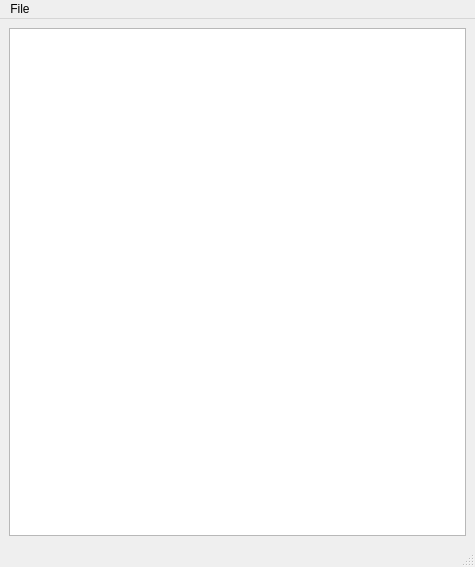
<ui version="4.0" >
 <author></author>
 <comment></comment>
 <exportmacro></exportmacro>
 <class>HelpWindow</class>
 <widget class="QMainWindow" name="HelpWindow" >
  <property name="geometry" >
   <rect>
    <x>0</x>
    <y>0</y>
    <width>475</width>
    <height>567</height>
   </rect>
  </property>
  <property name="windowTitle" >
   <string>MainWindow</string>
  </property>
  <widget class="QWidget" name="centralwidget" >
   <layout class="QHBoxLayout" >
    <property name="margin" >
     <number>9</number>
    </property>
    <property name="spacing" >
     <number>6</number>
    </property>
    <item>
     <widget class="QTextEdit" name="helpText" />
    </item>
   </layout>
  </widget>
  <widget class="QMenuBar" name="menubar" >
   <property name="geometry" >
    <rect>
     <x>0</x>
     <y>0</y>
     <width>475</width>
     <height>26</height>
    </rect>
   </property>
   <widget class="QMenu" name="menuFile" >
    <property name="title" >
     <string>File</string>
    </property>
    <addaction name="actionQuit" />
   </widget>
   <addaction name="menuFile" />
  </widget>
  <widget class="QStatusBar" name="statusbar" />
  <action name="actionQuit" >
   <property name="text" >
    <string>Quit</string>
   </property>
  </action>
 </widget>
 <pixmapfunction></pixmapfunction>
 <resources/>
 <connections/>
</ui>
